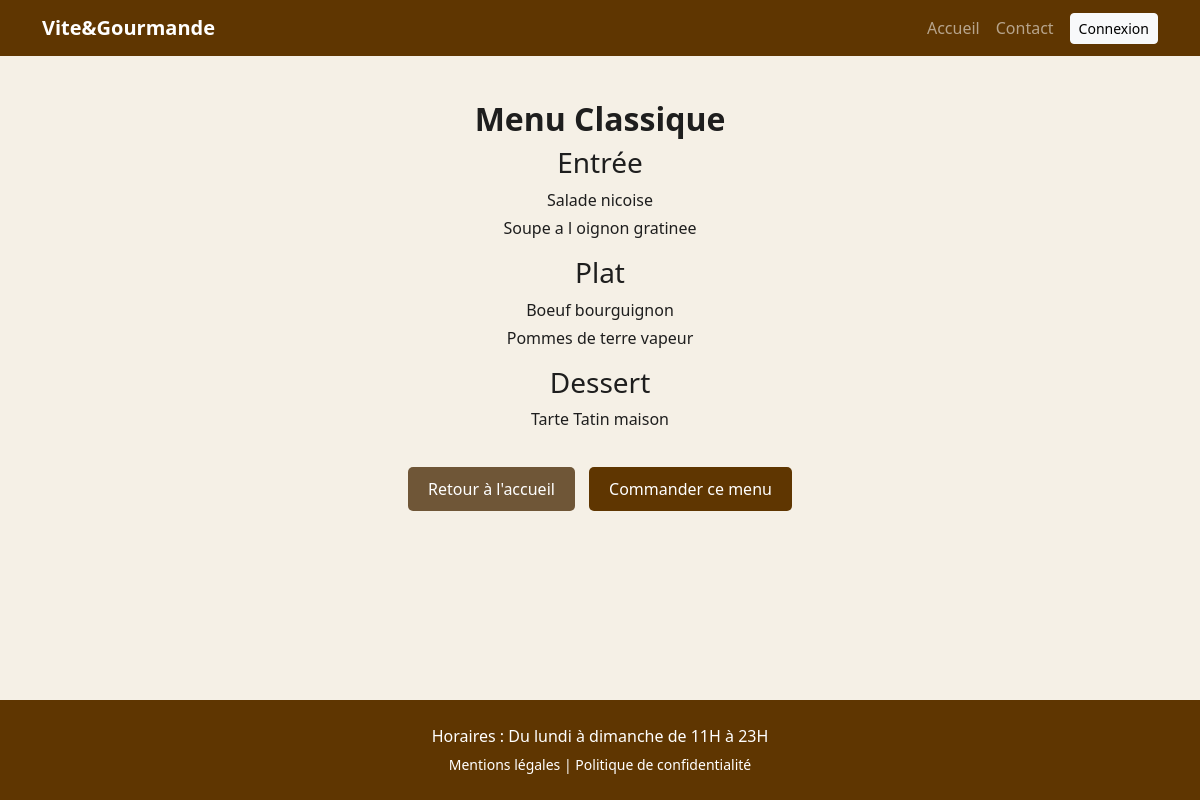
Page /pages/menu-classique.php on the committed database.
### tables this page shows
CREATE TABLE IF NOT EXISTS plats (
    id INT UNSIGNED AUTO_INCREMENT PRIMARY KEY,
    menu_id INT UNSIGNED NOT NULL,
    nom VARCHAR(160) NOT NULL,
    type ENUM('entree', 'plat', 'dessert', 'boisson') NOT NULL,
    created_at TIMESTAMP NOT NULL DEFAULT CURRENT_TIMESTAMP,
    INDEX idx_plats_menu_id (menu_id),
    INDEX idx_plats_type (type)
);

### pages/menu-classique.php (the view, shortened to what this page needs)
<?php
require_once __DIR__ . '/../config/database.php';
$menuId = 4;
$sql = "SELECT nom, type FROM plats WHERE menu_id = ?";
$stmt = $pdo->prepare($sql);
$stmt->execute([$menuId]);
$plats = $stmt->fetchAll();
?>
<!DOCTYPE html>
<html lang="fr">
<head>
    <link href="https://cdn.jsdelivr.net/npm/bootstrap@5.3.2/dist/css/bootstrap.min.css" rel="stylesheet">
    <link rel="stylesheet" href="/styles/style.css">
</head>
<body>
    <header>
        <nav class="navbar navbar-expand-lg navbar-dark bg-bordeaux fixed-top">
            <div class="container">
                <a class="navbar-brand fw-bold" href="/pages/index.html">Vite&Gourmande</a>
                <div class="collapse navbar-collapse" id="navbarContent">
                    <ul class="navbar-nav ms-lg-auto text-center">
                        <li class="nav-item"><a class="nav-link" href="/pages/index.html">Accueil</a></li>
                        <li class="nav-item"><a class="nav-link" href="/pages/contact.php">Contact</a></li>
                        <li class="nav-item mt-2 mt-lg-0">
                            <a class="btn btn-light btn-sm ms-lg-2" href="/pages/login.php">Connexion</a>
                        </li>
                    </ul>
                </div>
            </div>
        </nav>
</header>
    <section class="menu-detail" style="padding: 40px;text-align: center;">
        <h2>Menu Classique</h2>
        <h3>Entrée</h3>
        <ul>
            <?php foreach ($plats as $plat) {
                $type = strtolower(trim((string) $plat['type']));
                $type = str_replace(array('é', 'è', 'ê', 'ë'), 'e', $type);
                if ($type === 'entree') {
                    echo "<li>{$plat['nom']}</li>";
                }
            } ?>
        </ul>
        <h3>Plat</h3>
        <ul>
            <?php foreach ($plats as $plat) {
                $type = strtolower(trim((string) $plat['type']));
                if ($type === 'plat') {
                    echo "<li>{$plat['nom']}</li>";
                }
            } ?>
        </ul>
        <h3>Dessert</h3>
        <ul>
            <?php foreach ($plats as $plat) {
                $type = strtolower(trim((string) $plat['type']));
                if ($type === 'dessert') {
                    echo "<li>{$plat['nom']}</li>";
                }
            } ?>
        </ul>
        <a href="/pages/index.html" class="menu-action-btn menu-action-btn-retour">Retour à l'accueil</a>
        <a href="/pages/commande.php?menu_id=<?php echo $menuId; ?>" class="menu-action-btn menu-action-btn-commander">Commander ce menu</a>
    </section>
<footer class="bg-bordeaux text-white text-center p-4">
           <p class="mb-1">Horaires : Du lundi à dimanche de 11H à 23H</p>
    <small>
       <a href="/pages/mentions-legales.php" class="text-white text-decoration-none">Mentions légales</a> |
       <a href="/pages/mentions-legales.php" class="text-white text-decoration-none">Politique de confidentialité</a>
    </small>
</footer>
</body>
</html>

### styles/style.css (style rules this page uses)
body { font-family: system-ui, -apple-system, BlinkMacSystemFont, 'Segoe UI', Roboto, Oxygen, Ubuntu, Cantarell, 'Open Sans', 'Helvetica Neue', sans-serif; background-color: #f5f0e6; color: #1e1e1e; padding-top: 60px; min-height: 100vh; display: flex; flex-direction: column; }
footer { margin-top: auto; }
.navbar .container { align-items: center; }
@media (min-width: 992px) { .navbar-nav { align-items: center; } }
@media (min-width: 992px) { .navbar-nav .nav-item:last-child .btn { margin-left: 0.5rem; } }
h1, h2 { font-weight: 700; }
.bg-bordeaux { background-color: rgb(95, 54, 1) !important; }
.menu-action-btn { display: inline-block; padding: 10px 20px; color: #fff; border-radius: 5px; text-decoration: none; }
.menu-action-btn-retour { margin-top: 20px; background: rgba(70, 39, 0, 0.76); }
.menu-action-btn-commander { margin-left: 10px; background: #5f3601; }
.menu-detail ul { list-style: none; padding-left: 0; }
.menu-detail li { margin-bottom: 0.25rem; }

### rows in the picture
plats: nom "Salade nicoise"
plats: nom "Soupe a l oignon gratinee"
plats: nom "Boeuf bourguignon"
plats: nom "Pommes de terre vapeur"
plats: nom "Tarte Tatin maison"
